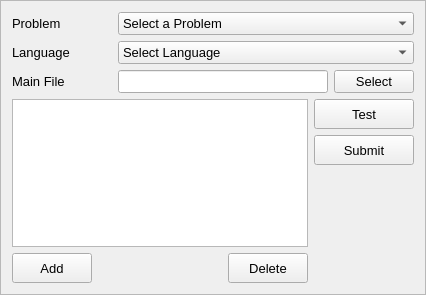
<?xml version="1.0" encoding="UTF-8"?>
<ui version="4.0">
 <class>FrameSubmit</class>
 <widget class="QFrame" name="FrameSubmit">
  <property name="geometry">
   <rect>
    <x>0</x>
    <y>0</y>
    <width>426</width>
    <height>295</height>
   </rect>
  </property>
  <property name="sizePolicy">
   <sizepolicy hsizetype="Expanding" vsizetype="Expanding">
    <horstretch>0</horstretch>
    <verstretch>0</verstretch>
   </sizepolicy>
  </property>
  <property name="font">
   <font>
    <family>Arial</family>
    <pointsize>10</pointsize>
   </font>
  </property>
  <property name="windowTitle">
   <string>Frame</string>
  </property>
  <property name="frameShape">
   <enum>QFrame::StyledPanel</enum>
  </property>
  <property name="frameShadow">
   <enum>QFrame::Raised</enum>
  </property>
  <layout class="QVBoxLayout" name="totalLayout">
   <item>
    <layout class="QGridLayout" name="selectionLayout">
     <item row="0" column="0">
      <widget class="QLabel" name="problemLabel">
       <property name="minimumSize">
        <size>
         <width>100</width>
         <height>0</height>
        </size>
       </property>
       <property name="text">
        <string>Problem</string>
       </property>
      </widget>
     </item>
     <item row="0" column="1">
      <widget class="QComboBox" name="problemComboBox">
       <property name="sizePolicy">
        <sizepolicy hsizetype="Expanding" vsizetype="Fixed">
         <horstretch>0</horstretch>
         <verstretch>0</verstretch>
        </sizepolicy>
       </property>
       <item>
        <property name="text">
         <string>Select a Problem</string>
        </property>
       </item>
      </widget>
     </item>
     <item row="1" column="0">
      <widget class="QLabel" name="languageLabel">
       <property name="minimumSize">
        <size>
         <width>100</width>
         <height>0</height>
        </size>
       </property>
       <property name="text">
        <string>Language</string>
       </property>
      </widget>
     </item>
     <item row="1" column="1">
      <widget class="QComboBox" name="languageComboBox">
       <property name="sizePolicy">
        <sizepolicy hsizetype="Expanding" vsizetype="Fixed">
         <horstretch>0</horstretch>
         <verstretch>0</verstretch>
        </sizepolicy>
       </property>
       <item>
        <property name="text">
         <string>Select Language</string>
        </property>
       </item>
       <item>
        <property name="text">
         <string>GNU C</string>
        </property>
       </item>
       <item>
        <property name="text">
         <string>GNU C++</string>
        </property>
       </item>
       <item>
        <property name="text">
         <string>Java</string>
        </property>
       </item>
      </widget>
     </item>
     <item row="2" column="0">
      <widget class="QLabel" name="mainFileLabel">
       <property name="minimumSize">
        <size>
         <width>100</width>
         <height>0</height>
        </size>
       </property>
       <property name="text">
        <string>Main File</string>
       </property>
      </widget>
     </item>
     <item row="2" column="1">
      <layout class="QHBoxLayout" name="horizontalLayout_2">
       <item>
        <widget class="QLineEdit" name="mainFileEdit"/>
       </item>
       <item>
        <widget class="QPushButton" name="selectButton">
         <property name="text">
          <string>Select</string>
         </property>
        </widget>
       </item>
      </layout>
     </item>
    </layout>
   </item>
   <item>
    <layout class="QGridLayout" name="additionalLayout">
     <item row="0" column="0">
      <widget class="QTableView" name="additionTableView">
       <property name="alternatingRowColors">
        <bool>true</bool>
       </property>
       <property name="selectionMode">
        <enum>QAbstractItemView::SingleSelection</enum>
       </property>
       <property name="selectionBehavior">
        <enum>QAbstractItemView::SelectRows</enum>
       </property>
      </widget>
     </item>
     <item row="0" column="1">
      <layout class="QVBoxLayout" name="submitLayout">
       <item>
        <widget class="QPushButton" name="testButton">
         <property name="minimumSize">
          <size>
           <width>100</width>
           <height>30</height>
          </size>
         </property>
         <property name="text">
          <string>Test</string>
         </property>
        </widget>
       </item>
       <item>
        <widget class="QPushButton" name="submitButton">
         <property name="minimumSize">
          <size>
           <width>100</width>
           <height>30</height>
          </size>
         </property>
         <property name="text">
          <string>Submit</string>
         </property>
        </widget>
       </item>
       <item>
        <spacer name="submitSpacer">
         <property name="orientation">
          <enum>Qt::Vertical</enum>
         </property>
         <property name="sizeHint" stdset="0">
          <size>
           <width>20</width>
           <height>40</height>
          </size>
         </property>
        </spacer>
       </item>
      </layout>
     </item>
     <item row="1" column="0">
      <layout class="QHBoxLayout" name="additionLayout">
       <item>
        <widget class="QPushButton" name="addButton">
         <property name="minimumSize">
          <size>
           <width>80</width>
           <height>30</height>
          </size>
         </property>
         <property name="text">
          <string>Add</string>
         </property>
        </widget>
       </item>
       <item>
        <spacer name="additionalSpacer">
         <property name="orientation">
          <enum>Qt::Horizontal</enum>
         </property>
         <property name="sizeHint" stdset="0">
          <size>
           <width>40</width>
           <height>20</height>
          </size>
         </property>
        </spacer>
       </item>
       <item>
        <widget class="QPushButton" name="deleteButton">
         <property name="minimumSize">
          <size>
           <width>80</width>
           <height>30</height>
          </size>
         </property>
         <property name="text">
          <string>Delete</string>
         </property>
        </widget>
       </item>
      </layout>
     </item>
    </layout>
   </item>
  </layout>
 </widget>
 <resources/>
 <connections/>
</ui>
